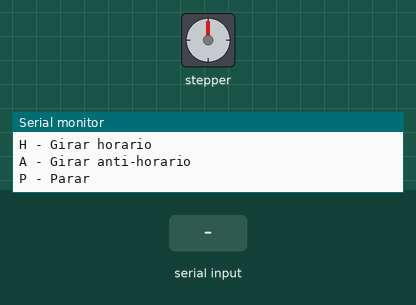
Recording of a sketch running on a simulated Arduino Uno, built with avr-gcc and run on an emulated ATmega328P. Shown: stepper motor, the last lines printed to the serial monitor. Wiring (inferred from the names in the program): stepper motor (2048 steps per turn assumed): coils pin 2, pin 3, pin 4, pin 5. The test bench sets the inputs (shaded band).

Above: at 1.2 s.
1.3 s: "H\n" received over Serial
At 2.08 s:
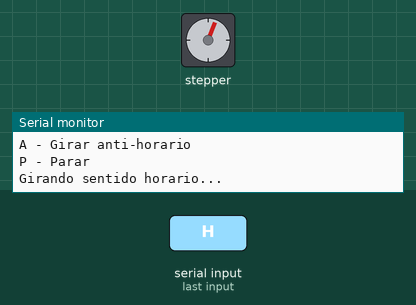
4.3 s: "A\n" received over Serial
7.3 s: "P\n" received over Serial
At 7.3 s:
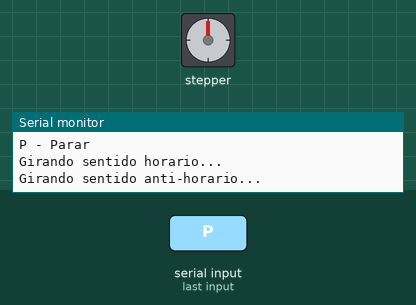
8.8 s: "A\n" received over Serial
At 9.27 s:
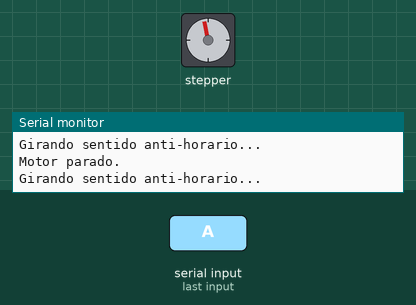
Timing chart, 0 to 18.8 s (numbered marks = the images above; inputs shaded):
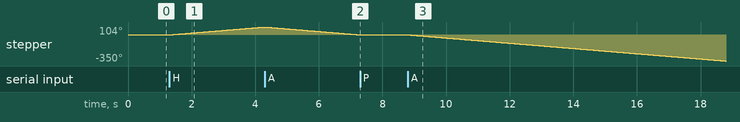

Measured:
- after the input at 1.3 s, stepper: keeps turning clockwise at about 35°/s, starting at once
- after the input at 7.3 s, stepper: stops changing and stays 0°
- after the input at 8.8 s, stepper: keeps turning counter-clockwise at about 35°/s, starting at once

The sketch:

main.ino
```cpp
#include <Arduino.h>

// Pinos ligados ao driver ULN2003
const int IN1 = 2;
const int IN2 = 3;
const int IN3 = 4;
const int IN4 = 5;

// Sequência de passo completo (duas bobinas ligadas)
int steps[4][4] = {
 {1, 1, 0, 0},  // A + B
 {0, 1, 1, 0},  // B + C
 {0, 0, 1, 1},  // C + D
 {1, 0, 0, 1}   // D + A
};

int currentStep = 0;
int direcao = 0; // 1 = horário, -1 = anti-horário, 0 = parado
unsigned long lastStepTime = 0;
int stepDelay = 5; // ms -> controla a velocidade (quanto menor, mais rápido)

String comando = "";


// Função para ativar bobinas
void energizarBobinas(int a, int b, int c, int d) {
 digitalWrite(IN1, a);
 digitalWrite(IN2, b);
 digitalWrite(IN3, c);
 digitalWrite(IN4, d);
}


void setup() {
 pinMode(IN1, OUTPUT);
 pinMode(IN2, OUTPUT);
 pinMode(IN3, OUTPUT);
 pinMode(IN4, OUTPUT);

 Serial.begin(9600);
 Serial.println("Digite os comandos:");
 Serial.println("H - Girar horario");
 Serial.println("A - Girar anti-horario");
 Serial.println("P - Parar");
}


void loop() {
 // Lê comando via Serial
 if (Serial.available()) {
   comando = Serial.readStringUntil('\n');
   comando.trim();

   if (comando.equalsIgnoreCase("H")) {
     direcao = 1;
     Serial.println("Girando sentido horario...");
   }
   else if (comando.equalsIgnoreCase("A")) {
     direcao = -1;
     Serial.println("Girando sentido anti-horario...");
   }
   else if (comando.equalsIgnoreCase("P")) {
     direcao = 0;
     energizarBobinas(0,0,0,0); // desligar tudo
     Serial.println("Motor parado.");
   }
   else {
     Serial.println("Comando invalido. Use H, A ou P.");
   }
 }

 // Controle do motor
 if (direcao != 0) {
   if (millis() - lastStepTime >= stepDelay) {
     lastStepTime = millis();

     currentStep += direcao;
     if (currentStep > 3) currentStep = 0;
     if (currentStep < 0) currentStep = 3;

     energizarBobinas(
       steps[currentStep][0],
       steps[currentStep][1],
       steps[currentStep][2],
       steps[currentStep][3]
     );
   }
 }
}
```
